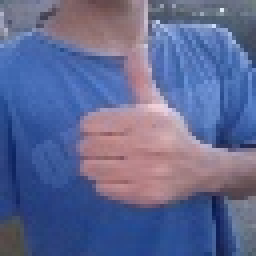
#> input picture data/Thank you!/5399818839891504305.jpg, 64 x 64 px (shown 4 times larger); its folder holds only this picture in this run
$ python resize.py   (older library calls are emulated)
#> lines starting #> are read from the running program, lines starting #| are printed output that depends on the picture; after the words box and inside, x2 and y2 are one past the last pixel; in counts of white or black regions, pixels touching at a corner belong together
#> further down, img is the input picture: shape (64, 64, 3); mean B, G, R 146.1, 104.5, 96.3
import os
import cv2
import numpy as np
import random
import shutil

source_dir = 'data'
aug_dir = 'data_aug'
target_size = (64, 64)

def clear_aug_dir():
    if os.path.exists(aug_dir):
        shutil.rmtree(aug_dir)
    os.makedirs(aug_dir)

def is_blurry(img, threshold=100):
    return cv2.Laplacian(img, cv2.CV_64F).var() < threshold

def center_and_crop(img, size):
    h, w = img.shape[:2]
    top = max((h - size[1]) // 2, 0)
    left = max((w - size[0]) // 2, 0)
    return img[top:top+size[1], left:left+size[0]]

def preprocess(img):
    gray = cv2.cvtColor(img, cv2.COLOR_BGR2GRAY)
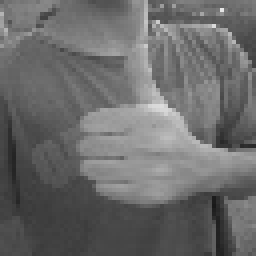
#> gray: shape (64, 64) (shown 4 times larger); min 25, max 230, mean 106.8
    _, thresh = cv2.threshold(gray, 220, 255, cv2.THRESH_BINARY_INV)
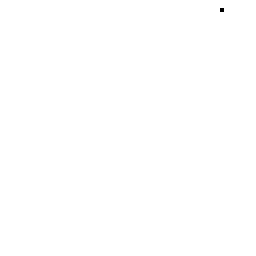
#> thresh: shape (64, 64) (shown 4 times larger); 100% white; black in thin lines or dots, all inside (x1, y1, x2, y2) = (55, 2, 56, 3)
    contours, _ = cv2.findContours(thresh, cv2.RETR_EXTERNAL, cv2.CHAIN_APPROX_SIMPLE)
#> contours = [[[0, 0], [0, 63], [63, 63], [63, 0]]]

    if contours:
        largest = max(contours, key=cv2.contourArea)
#> largest = [[0, 0], [0, 63], [63, 63], [63, 0]]
        x, y, w, h = cv2.boundingRect(largest)
#> x = 0; y = 0; w = 64; h = 64
        img = img[y:y+h, x:x+w]

    img = center_and_crop(cv2.resize(img, target_size), target_size)

    if is_blurry(img):
        return None  # skip blurry

    return img

def augment(img):
    augmented = []

    # Яркость и контраст
    for alpha in [0.9, 1.1]:
        for beta in [-10, 10]:
            bright = cv2.convertScaleAbs(img, alpha=alpha, beta=beta)
            augmented.append(bright)

    # CLAHE (локальная нормализация)
    lab = cv2.cvtColor(img, cv2.COLOR_BGR2LAB)
#> lab: shape (64, 64, 3); mean of channels 0, 1, 2 115.7, 138, 104.8
    l, a, b = cv2.split(lab)
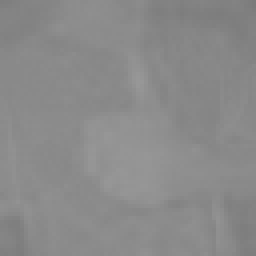
#> a: shape (64, 64) (shown 4 times larger); min 123, max 151, mean 138
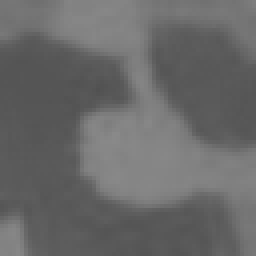
#> b: shape (64, 64) (shown 4 times larger); min 81, max 137, mean 104.8
    clahe = cv2.createCLAHE(clipLimit=3.0)
    cl = clahe.apply(l)
    limg = cv2.merge((cl, a, b))
    clahe_img = cv2.cvtColor(limg, cv2.COLOR_LAB2BGR)
    augmented.append(clahe_img)

    # Отражение
    flip = cv2.flip(img, 1)
    augmented.append(flip)

    # Поворот
    angle = random.choice([-10, 10])
#> angle = 10
    M = cv2.getRotationMatrix2D((target_size[0]//2, target_size[1]//2), angle, 1)
#> M = [[0.985, 0.174, -5.07], [-0.174, 0.985, 6.04]]
    rotated = cv2.warpAffine(img, M, target_size)
    augmented.append(rotated)

    return augmented

clear_aug_dir()

for label in os.listdir(source_dir):
    class_dir = os.path.join(source_dir, label)
    if not os.path.isdir(class_dir):
        continue

    save_dir = os.path.join(aug_dir, label)
    os.makedirs(save_dir, exist_ok=True)

    for i, img_name in enumerate(os.listdir(class_dir)):
        img_path = os.path.join(class_dir, img_name)
        img = cv2.imread(img_path)
        if img is None:
            continue

        img = preprocess(img)
        if img is None:
            continue

        # Save base image
        base_name = f"{label}_{i}.jpg"
        cv2.imwrite(os.path.join(save_dir, base_name), img)

        # Save augmentations
        for j, aug in enumerate(augment(img)):
            aug_name = f"{label}_{i}_aug{j}.jpg"
            cv2.imwrite(os.path.join(save_dir, aug_name), aug)
#> this loop made 7 passes
#> pass 2 of the loop `for label in os.listdir(source_dir):`:
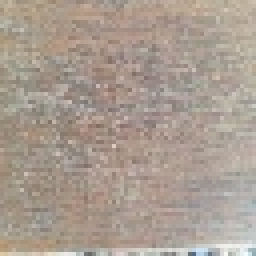
#> input picture data/background/5397567040077822205.jpg, 64 x 64 px (shown 4 times larger)
#> img is the input picture: shape (64, 64, 3); mean B, G, R 145.5, 156.6, 169.5
#> in preprocess (call 2), `_, thresh = cv2.threshold(gray, 220, 255, cv2.THRESH_BINARY_INV)`:
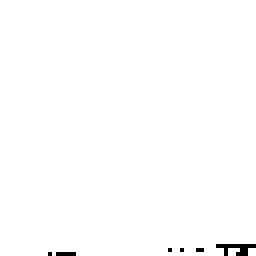
#> thresh: shape (64, 64) (shown 4 times larger); 99.3% white; black in thin lines or dots, all inside (x1, y1, x2, y2) = (12, 61, 64, 64)
#> contours = 3 contours, 2 with area under 20; largest, box (x1, y1, x2, y2) and area: (0, 0, 64, 64) 3936
#> largest = contour of 15 points, box (x1, y1, x2, y2) (0, 0, 64, 64), area 3936
#> base_name = 'background_0.jpg'
#> lab: shape (64, 64, 3); mean of channels 0, 1, 2 166.8, 130.9, 135.6
#> in augment (call 2), `l, a, b = cv2.split(lab)`:
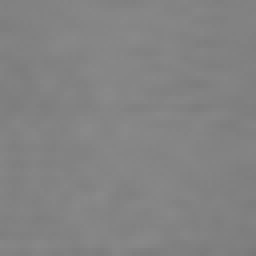
#> a: shape (64, 64) (shown 4 times larger); min 120, max 137, mean 130.9
#> angle = 10
#> M = [[0.985, 0.174, -5.07], [-0.174, 0.985, 6.04]]
#> the loop `for j, aug in enumerate(augment(img)):` made 7 passes
